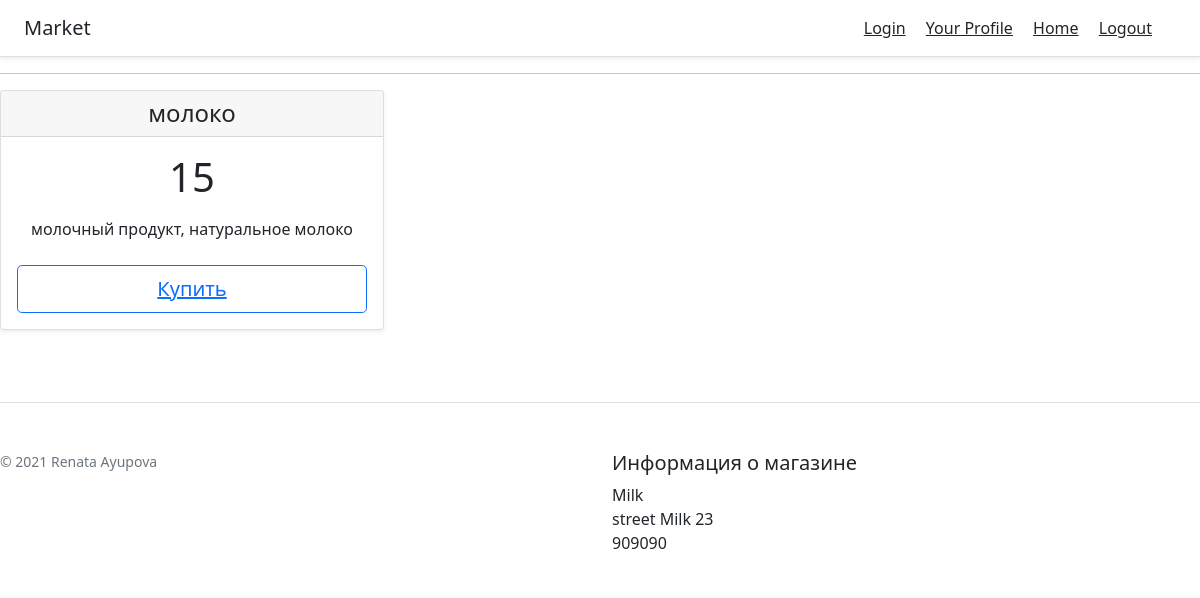
Before: /shop/Milk with the older database file.
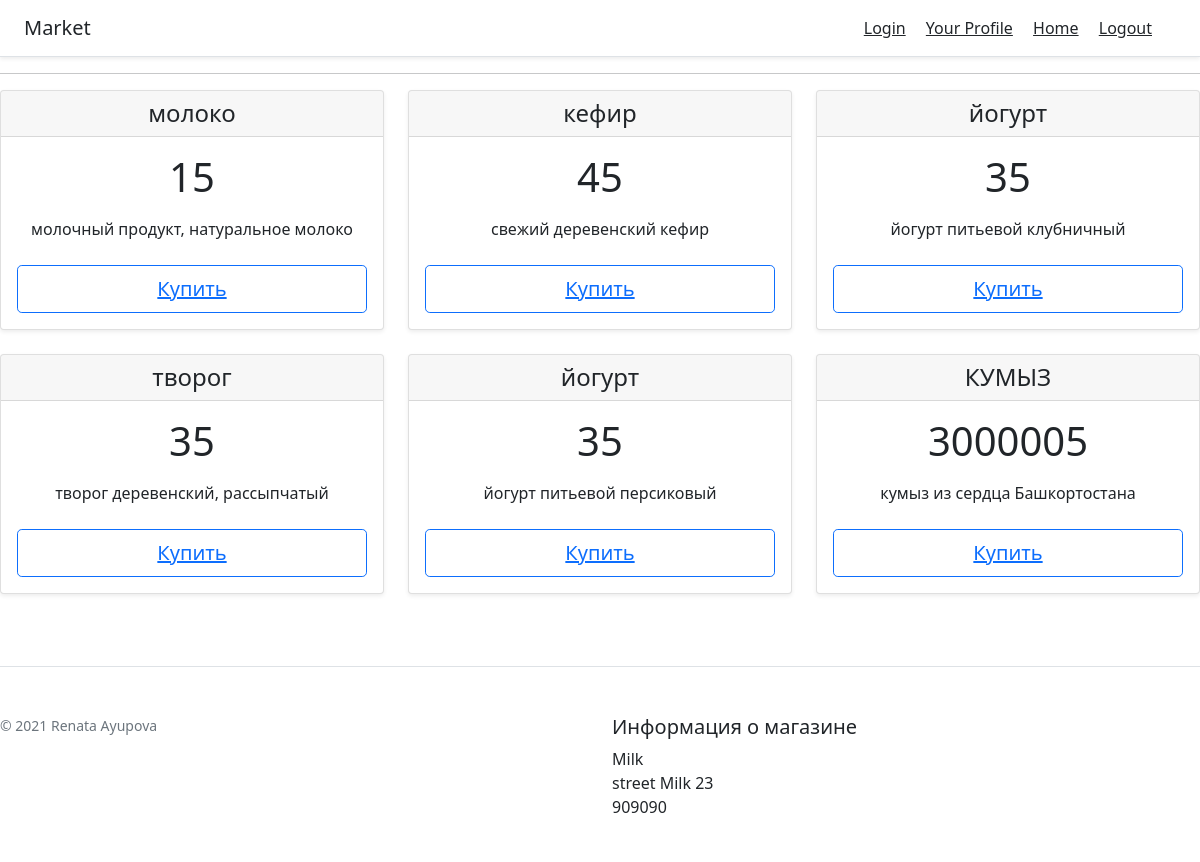
After: the same page with the newer database file.
### app/models.py (models this page shows)
class Product(db.Model):
    id = db.Column(db.Integer, primary_key=True)
    name = db.Column(db.String(256), index = True)
    description = db.Column(db.String(64), index=True)
    price = db.Column(db.Integer, index=True)
    mount = db.Column(db.Integer, index=True)
    category = db.Column(db.String(64), index=True)
    id_market = db.Column(db.Integer, index=True)

class Market(db.Model):
    id = db.Column(db.Integer, primary_key=True)
    name = db.Column(db.String(64), index=True, unique=True)
    address = db.Column(db.String(120), )
    phone_number = db.Column(db.Integer, index=True)

### app/views.py (the view)
@app.route('/shop/<name>')
def shop(name):
    market = Market.query.filter_by(name=name).first()
    products = Product.query.filter_by(id_market=market.id).all()
    return render_template("shop.html", products=products, market=market)

### app/templates/shop.html (shortened to what this page needs)
<!DOCTYPE html>
<html lang="en">
<head>
</head>
<body>
{% extends "base.html" %}
{% block content %}
<div class="row row-cols-1 row-cols-md-3 mb-3 text-center">
    {% for product in products %}
    <div class="col">
      <div class="card mb-4 shadow-sm">
      <div class="card-header">
        <h4 class="my-0 fw-normal">{{product.name}}</h4>
      </div>
      <div class="card-body">
        <h1 class="card-title pricing-card-title">{{product.price}}</h1>
        <ul class="list-unstyled mt-3 mb-4">
          <li>{{product.description}}</li>
        </ul>
        <button type="button" class="w-100 btn btn-lg btn-outline-primary"><a href="{{ url_for('product', id=product.id) }}">Купить</a></button>
      </div>
    </div>
    </div>
    {% endfor %}
</div>
<footer class="pt-4 my-md-5 pt-md-5 border-top">
    <div class="row">
      <div class="col-12 col-md">
        <small class="d-block mb-3 text-muted">© 2021 Renata Ayupova</small>
      </div>
      <div class="col-6 col-md">
        <h5>Информация о магазине</h5>
        <ul class="list-unstyled text-small">
          <li>{{market.name}}</li>
          <li>{{market.address}}</li>
          <li>{{market.phone_number}}</li>
        </ul>
      </div>
    </div>
  </footer>
{% endblock %}

### app/templates/base.html (shortened to what this page needs)
<html>
  <head>
      <link href="https://cdn.jsdelivr.net/npm/bootstrap@5.0.0-beta2/dist/css/bootstrap.min.css" rel="stylesheet">
  </head>
  <body>
  <header class="d-flex flex-column flex-md-row align-items-center p-3 px-md-4 mb-3 bg-body border-bottom shadow-sm">
  <p class="h5 my-0 me-md-auto fw-normal">Market</p>
      <nav class="my-2 my-md-0 me-md-3">
          <a class="p-2 text-dark" href="{{ url_for('login') }}">Login</a>
          <a class="p-2 text-dark" href="{{ url_for('user', nickname = current_user.nickname) }}">Your Profile</a>
          <a class="p-2 text-dark" href="{{ url_for('index') }}">Home</a>
          <a class="p-2 text-dark" href="{{ url_for('logout') }}">Logout</a>
      </nav>
</header>
    <hr>
    {% block content %}{% endblock %}
  </body>
</html>

Changed rows visible on the page:
added Product: name "кефир", price "45", description "свежий деревенский кефир"
added Product: name "йогурт", price "35", description "йогурт питьевой клубничный"
added Product: name "творог", price "35", description "творог деревенский, рассыпчатый"
added Product: name "йогурт", price "35", description "йогурт питьевой персиковый"
added Product: name "КУМЫЗ", price "3000005", description "кумыз из сердца Башкортостана"
